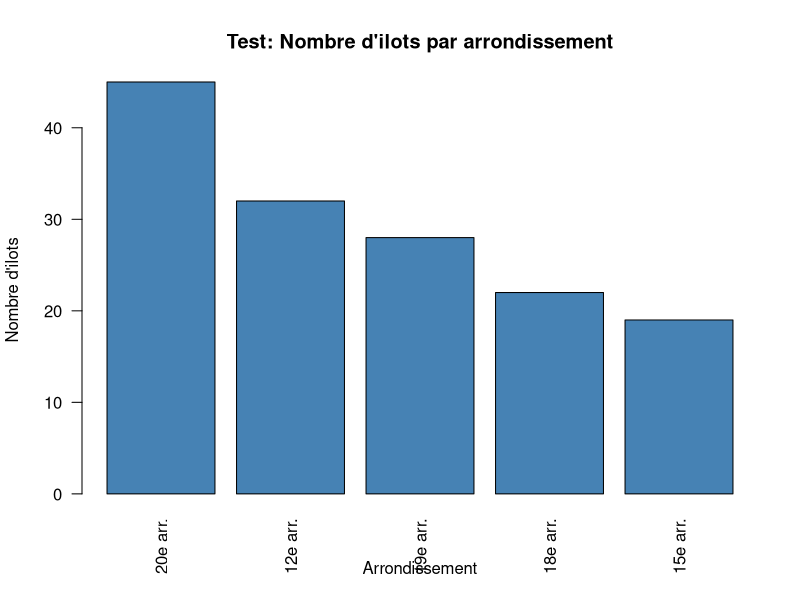

R code for this plot:
# Script de test pour verifier les graphiques sans accents

# Test 1: Graphique simple
png("outputs/test_graphique.png", width=800, height=600, res=100)

# Donnees de test
valeurs <- c(45, 32, 28, 22, 19)
noms <- c("20e arr.", "12e arr.", "19e arr.", "18e arr.", "15e arr.")

# Graphique sans aucun accent
barplot(valeurs,
        names.arg = noms,
        main = "Test: Nombre d'ilots par arrondissement",
        xlab = "Arrondissement",
        ylab = "Nombre d'ilots",
        col = "steelblue",
        las = 2)

dev.off()

cat("[OK] Graphique de test cree: outputs/test_graphique.png\n")
cat("Verifiez que les textes s'affichent correctement!\n")
